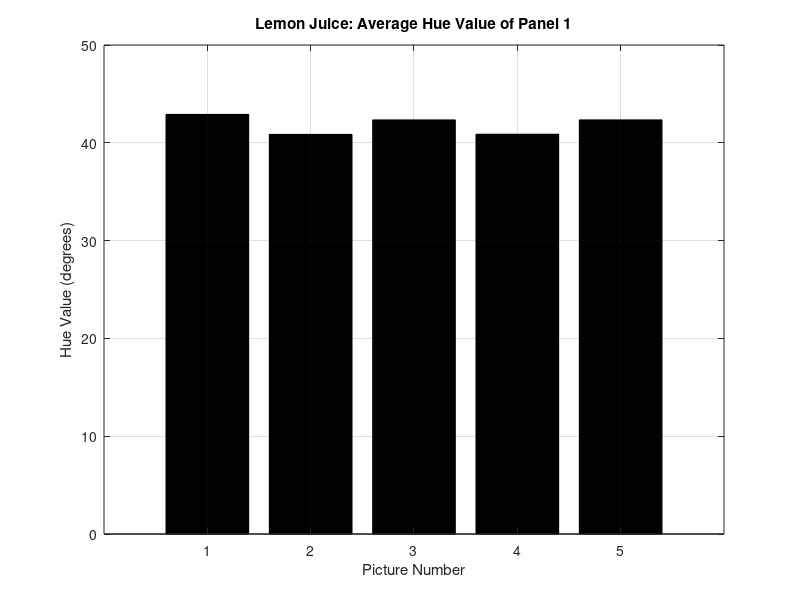
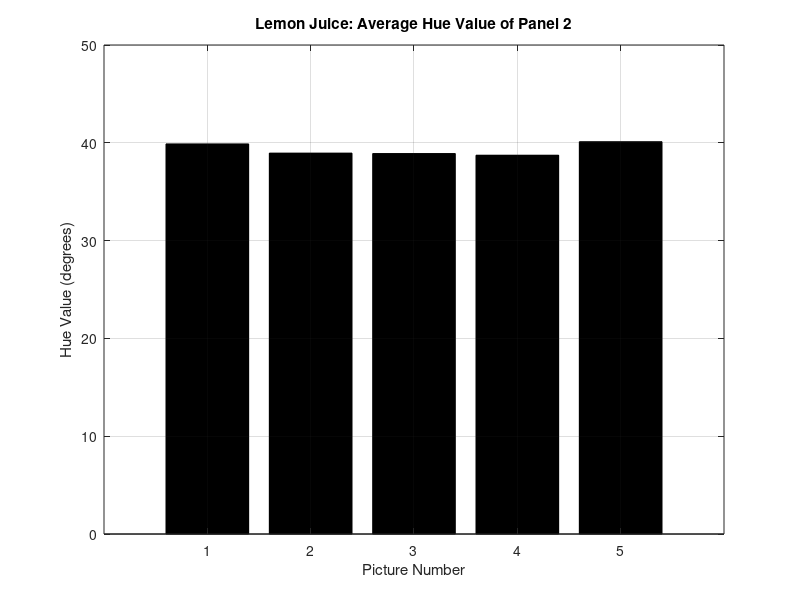
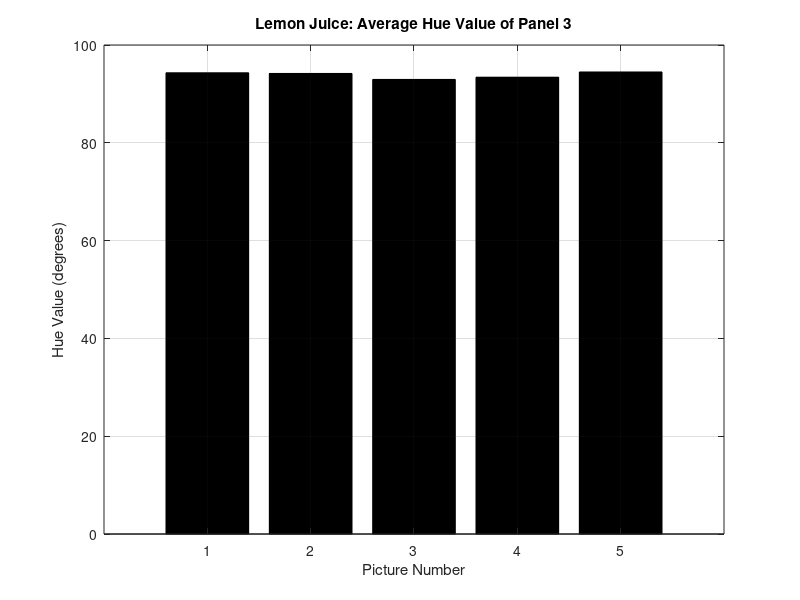
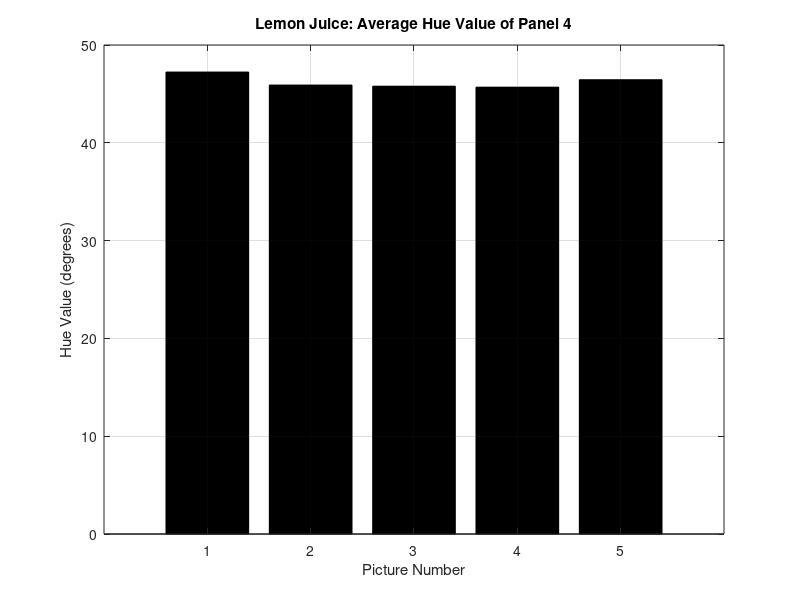

MATLAB code to generate these figures, in order:
%dipped_script Plots graphs of dipped hue results
%    Dipped Script plots hue on the y-axis and pH on the x-axis.

%    Each array has five entries as five strips were dipped
lj_avg1 = [42.905334 40.861313 42.34009 40.876854 42.343792];
lj_avg2 = [39.886948 38.94453 38.901917 38.730175 40.113712];
lj_avg3 = [94.321434 94.18142 92.95952 93.41465 94.48364];
lj_avg4 = [47.23251 45.9022 45.786427 45.68819 46.451935];

ph4_avg1 = [27.493992 32.4066 27.226065 29.109753 31.388393];
ph4_avg2 = [41.994495 41.642437 42.688614 43.190674 45.66204];
ph4_avg3 = [79.408066 78.98544 80.2228 78.15818 81.634026];
ph4_avg4 = [46.996086 47.02493 46.78795 47.67397 48.01656];

co_avg1 = [271.14188 286.63 297.2 286.7 287.3];
co_avg2 = [43.43376 45.2 44.32 45.0 44.8];
co_avg3 = [64.876434 65.4 64.2 64.5 64.2];
co_avg4 = [41.400677 41.0 41.9 41.2 40.8];

ph7_avg1 = [237.89304 236.44052 233.62495 235.9363 238.42383];
ph7_avg2 = [74.767105 73.80891 74.61206 75.9802 74.14285];
ph7_avg3 = [78.46771 77.892746 79.80085 79.4344 78.968636];
ph7_avg4 = [46.720802 47.01659 47.09174 47.02699 46.62464];

bs_avg1 = [241.66821 242.3101 243.13698 243.32214 243.2029];
bs_avg2 = [142.01382 139.56651 150.6934 163.35167 160.20146];
bs_avg3 = [78.61345 80.472755 79.50516 78.725685 79.76451];
bs_avg4 = [44.311626 44.87922 43.81647 43.57295 43.571857];

ph9_avg1 = [242.9 245.9 245.7 243.5 245.4];
ph9_avg2 = [205.5 210.1 207.0 206.7 206.0];
ph9_avg3 = [79.5 69.2 66.6 69.2 65.6]; % Jump in first element due to running of colour
ph9_avg4 = [41.7 40.6 40.7 40.3 40.1];

ph10_avg1 = [247.37201 247.84468 247.21715 246.80443 247.19846];
ph10_avg2 = [216.63863 213.22525 220.9043 214.55997 216.72197];
ph10_avg3 = [350.89166 352.9898 353.28287 350.06735 350.6086];
ph10_avg4 = [35.058643 35.41049 34.426647 35.94569 35.27462];

% lj ------

figure(1);
x = [1 2 3 4 5];
bar(x, lj_avg1, 'k');
grid on;
title('Lemon Juice: Average Hue Value of Panel 1')
xlabel("Picture Number"); 
ylabel("Hue Value (degrees)");
print('../figures/dipped-script-lj-1','-dpng')

figure(2);
x = [1 2 3 4 5];
bar(x, lj_avg2, 'k');
grid on;
title('Lemon Juice: Average Hue Value of Panel 2')
xlabel("Picture Number"); 
ylabel("Hue Value (degrees)");
print('../figures/dipped-script-lj-2','-dpng')

figure(3);
x = [1 2 3 4 5];
bar(x, lj_avg3, 'k');
grid on;
title('Lemon Juice: Average Hue Value of Panel 3')
xlabel("Picture Number"); 
ylabel("Hue Value (degrees)");
print('../figures/dipped-script-lj-3','-dpng')

figure(4);
x = [1 2 3 4 5];
bar(x, lj_avg4, 'k');
grid on;
title('Lemon Juice: Average Hue Value of Panel 4')
xlabel("Picture Number"); 
ylabel("Hue Value (degrees)");
print('../figures/dipped-script-lj-4','-dpng')

% ph 4 ------

figure(5);
x = [1 2 3 4 5];
bar(x, ph4_avg1, 'k');
grid on;
title('pH 4 Buffer Solution: Average Hue Value of Panel 1')
xlabel("Picture Number"); 
ylabel("Hue Value (degrees)");
print('../figures/dipped-script-4-1','-dpng')

figure(6);
x = [1 2 3 4 5];
bar(x, ph4_avg2, 'k');
grid on;
title('pH 4 Buffer Solution: Average Hue Value of Panel 2')
xlabel("Picture Number"); 
ylabel("Hue Value (degrees)");
print('../figures/dipped-script-4-2','-dpng')

figure(7);
x = [1 2 3 4 5];
bar(x, ph4_avg3, 'k');
grid on;
title('pH 4 Buffer Solution: Average Hue Value of Panel 3')
xlabel("Picture Number"); 
ylabel("Hue Value (degrees)");
print('../figures/dipped-script-4-3','-dpng')

figure(8);
x = [1 2 3 4 5];
bar(x, ph4_avg4, 'k');
grid on;
title('pH 4 Buffer Solution: Average Hue Value of Panel 4')
xlabel("Picture Number"); 
ylabel("Hue Value (degrees)");
print('../figures/dipped-script-4-4','-dpng')

% co ------

figure(9);
x = [1 2 3 4 5];
bar(x, co_avg1, 'k');
grid on;
title('Coffee: Average Hue Value of Panel 1')
xlabel("Picture Number"); 
ylabel("Hue Value (degrees)");
print('../figures/dipped-script-co-1','-dpng')

figure(10);
x = [1 2 3 4 5];
bar(x, co_avg2, 'k');
grid on;
title('Coffee: Average Hue Value of Panel 2')
xlabel("Picture Number"); 
ylabel("Hue Value (degrees)");
print('../figures/dipped-script-co-2','-dpng')

figure(11);
x = [1 2 3 4 5];
bar(x, co_avg3, 'k');
grid on;
title('Coffee: Average Hue Value of Panel 3')
xlabel("Picture Number"); 
ylabel("Hue Value (degrees)");
print('../figures/dipped-script-co-3','-dpng')

figure(12);
x = [1 2 3 4 5];
bar(x, co_avg4, 'k');
grid on;
title('Coffee: Average Hue Value of Panel 4')
xlabel("Picture Number"); 
ylabel("Hue Value (degrees)");
print('../figures/dipped-script-co-4','-dpng')

% ph 7 ------

figure(13);
x = [1 2 3 4 5];
bar(x, ph7_avg1, 'k');
grid on;
title('pH 7 Buffer Solution: Average Hue Value of Panel 1')
xlabel("Picture Number"); 
ylabel("Hue Value (degrees)");
print('../figures/dipped-script-7-1','-dpng')

figure(14);
x = [1 2 3 4 5];
bar(x, ph7_avg2, 'k');
grid on;
title('pH 7 Buffer Solution: Average Hue Value of Panel 2')
xlabel("Picture Number"); 
ylabel("Hue Value (degrees)");
print('../figures/dipped-script-7-2','-dpng')

figure(15);
x = [1 2 3 4 5];
bar(x, ph7_avg3, 'k');
grid on;
title('pH 7 Buffer Solution: Average Hue Value of Panel 3')
xlabel("Picture Number"); 
ylabel("Hue Value (degrees)");
print('../figures/dipped-script-7-3','-dpng')

figure(16);
x = [1 2 3 4 5];
bar(x, ph7_avg4, 'k');
grid on;
title('pH 7 Buffer Solution: Average Hue Value of Panel 4')
xlabel("Picture Number"); 
ylabel("Hue Value (degrees)");
print('../figures/dipped-script-7-4','-dpng')

% bs ------

figure(17);
x = [1 2 3 4 5];
bar(x, bs_avg1, 'k');
grid on;
title('Baking Soda: Average Hue Value of Panel 1')
xlabel("Picture Number"); 
ylabel("Hue Value (degrees)");
print('../figures/dipped-script-bs-1','-dpng')

figure(18);
x = [1 2 3 4 5];
bar(x, bs_avg2, 'k');
grid on;
title('Baking Soda: Average Hue Value of Panel 2')
xlabel("Picture Number"); 
ylabel("Hue Value (degrees)");
print('../figures/dipped-script-bs-2','-dpng')

figure(19);
x = [1 2 3 4 5];
bar(x, bs_avg3, 'k');
grid on;
title('Baking Soda: Average Hue Value of Panel 3')
xlabel("Picture Number"); 
ylabel("Hue Value (degrees)");
print('../figures/dipped-script-bs-3','-dpng')

figure(20);
x = [1 2 3 4 5];
bar(x, bs_avg4, 'k');
grid on;
title('Baking Soda: Average Hue Value of Panel 4')
xlabel("Picture Number"); 
ylabel("Hue Value (degrees)");
print('../figures/dipped-script-bs-4','-dpng')

% ph 9 ------

figure(21);
x = [1 2 3 4 5];
bar(x, ph9_avg1, 'k');
grid on;
title('pH 9 Buffer Solution: Average Hue Value of Panel 1')
xlabel("Picture Number"); 
ylabel("Hue Value (degrees)");
print('../figures/dipped-script-9-1','-dpng')

figure(22);
x = [1 2 3 4 5];
bar(x, ph9_avg2, 'k');
grid on;
title('pH 9 Buffer Solution: Average Hue Value of Panel 2')
xlabel("Picture Number"); 
ylabel("Hue Value (degrees)");
print('../figures/dipped-script-9-2','-dpng')

figure(23);
x = [1 2 3 4 5];
bar(x, ph9_avg3, 'k');
grid on;
title('pH 9 Buffer Solution: Average Hue Value of Panel 3')
xlabel("Picture Number"); 
ylabel("Hue Value (degrees)");
print('../figures/dipped-script-9-3','-dpng')

figure(24);
x = [1 2 3 4 5];
bar(x, ph9_avg4, 'k');
grid on;
title('pH 9 Buffer Solution: Average Hue Value of Panel 4')
xlabel("Picture Number"); 
ylabel("Hue Value (degrees)");
print('../figures/dipped-script-9-4','-dpng')

% ph 10 ------

figure(25);
x = [1 2 3 4 5];
bar(x, ph10_avg1, 'k');
grid on;
title('pH 10 Buffer Solution: Average Hue Value of Panel 1')
xlabel("Picture Number"); 
ylabel("Hue Value (degrees)");
print('../figures/dipped-script-10-1','-dpng')

figure(26);
x = [1 2 3 4 5];
bar(x, ph10_avg2, 'k');
grid on;
title('pH 10 Buffer Solution: Average Hue Value of Panel 2')
xlabel("Picture Number"); 
ylabel("Hue Value (degrees)");
print('../figures/dipped-script-10-2','-dpng')

figure(27);
x = [1 2 3 4 5];
bar(x, ph10_avg3, 'k');
grid on;
title('pH 10 Buffer Solution: Average Hue Value of Panel 3')
xlabel("Picture Number"); 
ylabel("Hue Value (degrees)");
print('../figures/dipped-script-10-3','-dpng')

figure(28);
x = [1 2 3 4 5];
bar(x, ph10_avg4, 'k');
grid on;
title('pH 10 Buffer Solution: Average Hue Value of Panel 4')
xlabel("Picture Number"); 
ylabel("Hue Value (degrees)");
print('../figures/dipped-script-10-4','-dpng')


